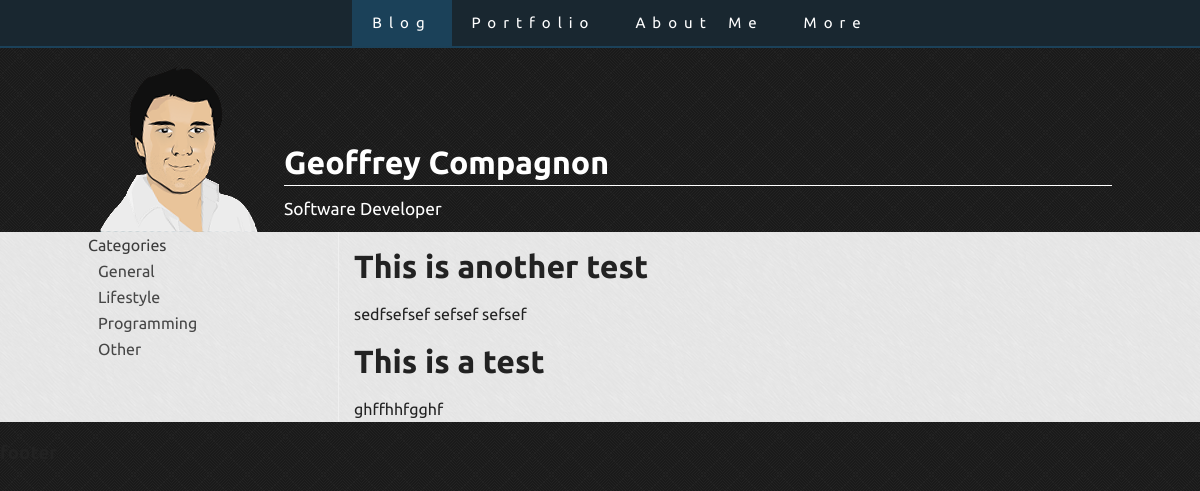
Screenshot of /blog/ with the database file from the repository.
### cmsk/blog/models.py (models this page shows, shortened)
class Post(models.Model):
    title = models.TextField()
    slug = models.CharField(max_length=100)
    content = models.TextField()
    user = models.ForeignKey(User)
    keywords = models.TextField(blank=True, null=True)
    date_create = models.DateField(auto_now=True)
    categories = models.ManyToManyField(Category)

### cmsk/blog/views.py (the view)
def index(request):
    post_list = Post.objects.order_by('-id')[:5]
    context = {
        'post_list': post_list,
    }
    return render(request, 'blog/index.html', context)

### cmsk/blog/templates/blog/index.html (shortened to what this page needs)
{% extends "base.html" %}
{% block maincontent %}
    {% if post_list %}
        <div class="articles">
        {% for post in post_list %}
            <article>
                <header>
                    <h1>{{ post.title }}</h1>
                </header>
                <section>
                    {{ post.content }}
                </section>
            </article>
        {% endfor %}
        </div>
    {% else %}
        <p>No posts are available.</p>
    {% endif %}
{% endblock %}

### rows the page displays
Post: title "This is another test", content "sedfsefsef sefsef sefsef"
Post: title "This is a test", content "ghffhhfgghf"
